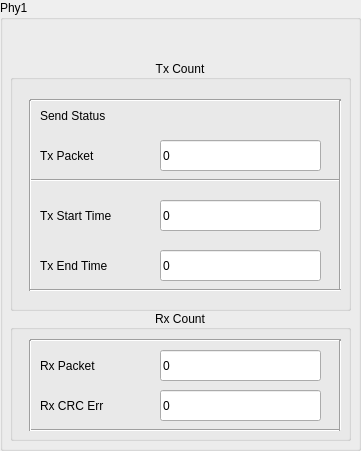
    <widget class="QGroupBox" name="groupBox">
     <property name="geometry">
      <rect>
       <x>20</x>
       <y>50</y>
       <width>361</width>
       <height>451</height>
      </rect>
     </property>
     <property name="title">
      <string>Phy1</string>
     </property>
     <widget class="QGroupBox" name="tx_group">
      <property name="geometry">
       <rect>
        <x>10</x>
        <y>60</y>
        <width>341</width>
        <height>251</height>
       </rect>
      </property>
      <property name="title">
       <string>Tx Count</string>
      </property>
      <property name="alignment">
       <set>Qt::AlignCenter</set>
      </property>
      <widget class="Line" name="line">
       <property name="geometry">
        <rect>
         <x>20</x>
         <y>30</y>
         <width>311</width>
         <height>21</height>
        </rect>
       </property>
       <property name="orientation">
        <enum>Qt::Horizontal</enum>
       </property>
      </widget>
      <widget class="Line" name="line_2">
       <property name="geometry">
        <rect>
         <x>20</x>
         <y>110</y>
         <width>311</width>
         <height>21</height>
        </rect>
       </property>
       <property name="orientation">
        <enum>Qt::Horizontal</enum>
       </property>
      </widget>
      <widget class="Line" name="line_3">
       <property name="geometry">
        <rect>
         <x>10</x>
         <y>40</y>
         <width>21</width>
         <height>191</height>
        </rect>
       </property>
       <property name="orientation">
        <enum>Qt::Vertical</enum>
       </property>
      </widget>
      <widget class="Line" name="line_4">
       <property name="geometry">
        <rect>
         <x>320</x>
         <y>40</y>
         <width>21</width>
         <height>191</height>
        </rect>
       </property>
       <property name="orientation">
        <enum>Qt::Vertical</enum>
       </property>
      </widget>
      <widget class="QLabel" name="label_3">
       <property name="geometry">
        <rect>
         <x>30</x>
         <y>40</y>
         <width>131</width>
         <height>31</height>
        </rect>
       </property>
       <property name="text">
        <string>Send Status</string>
       </property>
      </widget>
      <widget class="QLabel" name="label">
       <property name="geometry">
        <rect>
         <x>30</x>
         <y>80</y>
         <width>121</width>
         <height>31</height>
        </rect>
       </property>
       <property name="text">
        <string>Tx Packet          </string>
       </property>
      </widget>
      <widget class="QLineEdit" name="tx_pkt_cnt">
       <property name="geometry">
        <rect>
         <x>150</x>
         <y>80</y>
         <width>161</width>
         <height>31</height>
        </rect>
       </property>
       <property name="text">
        <string>0</string>
       </property>
       <property name="readOnly">
        <bool>true</bool>
       </property>
      </widget>
      <widget class="QLabel" name="label_5">
       <property name="geometry">
        <rect>
         <x>30</x>
         <y>190</y>
         <width>121</width>
         <height>31</height>
        </rect>
       </property>
       <property name="text">
        <string>Tx End Time   </string>
       </property>
      </widget>
      <widget class="Line" name="line_9">
       <property name="geometry">
        <rect>
         <x>20</x>
         <y>220</y>
         <width>311</width>
         <height>21</height>
        </rect>
       </property>
       <property name="orientation">
        <enum>Qt::Horizontal</enum>
       </property>
      </widget>
      <widget class="QLineEdit" name="tx_end_time">
       <property name="geometry">
        <rect>
         <x>150</x>
         <y>190</y>
         <width>161</width>
         <height>31</height>
        </rect>
       </property>
       <property name="text">
        <string>0</string>
       </property>
       <property name="readOnly">
        <bool>true</bool>
       </property>
      </widget>
      <widget class="QLabel" name="label_4">
       <property name="geometry">
        <rect>
         <x>30</x>
         <y>140</y>
         <width>121</width>
         <height>31</height>
        </rect>
       </property>
       <property name="text">
        <string>Tx Start Time </string>
       </property>
      </widget>
      <widget class="QLineEdit" name="tx_start_time">
       <property name="geometry">
        <rect>
         <x>150</x>
         <y>140</y>
         <width>161</width>
         <height>31</height>
        </rect>
       </property>
       <property name="text">
        <string>0</string>
       </property>
       <property name="readOnly">
        <bool>true</bool>
       </property>
      </widget>
      <zorder>tx_end_time</zorder>
      <zorder>label_4</zorder>
      <zorder>tx_start_time</zorder>
      <zorder>label</zorder>
      <zorder>tx_pkt_cnt</zorder>
      <zorder>line</zorder>
      <zorder>line_2</zorder>
      <zorder>line_3</zorder>
      <zorder>line_4</zorder>
      <zorder>label_3</zorder>
      <zorder>label_5</zorder>
      <zorder>line_9</zorder>
     </widget>
     <widget class="QGroupBox" name="rx_group">
      <property name="geometry">
       <rect>
        <x>10</x>
        <y>310</y>
        <width>341</width>
        <height>131</height>
       </rect>
      </property>
      <property name="title">
       <string>Rx Count</string>
      </property>
      <property name="alignment">
       <set>Qt::AlignCenter</set>
      </property>
      <property name="flat">
       <bool>false</bool>
      </property>
      <widget class="Line" name="line_5">
       <property name="geometry">
        <rect>
         <x>20</x>
         <y>20</y>
         <width>311</width>
         <height>21</height>
        </rect>
       </property>
       <property name="orientation">
        <enum>Qt::Horizontal</enum>
       </property>
      </widget>
      <widget class="Line" name="line_6">
       <property name="geometry">
        <rect>
         <x>20</x>
         <y>110</y>
         <width>311</width>
         <height>21</height>
        </rect>
       </property>
       <property name="orientation">
        <enum>Qt::Horizontal</enum>
       </property>
      </widget>
      <widget class="Line" name="line_7">
       <property name="geometry">
        <rect>
         <x>10</x>
         <y>30</y>
         <width>21</width>
         <height>91</height>
        </rect>
       </property>
       <property name="orientation">
        <enum>Qt::Vertical</enum>
       </property>
      </widget>
      <widget class="Line" name="line_8">
       <property name="geometry">
        <rect>
         <x>320</x>
         <y>30</y>
         <width>21</width>
         <height>91</height>
        </rect>
       </property>
       <property name="orientation">
        <enum>Qt::Vertical</enum>
       </property>
      </widget>
      <widget class="QLineEdit" name="rx_pkt_cnt">
       <property name="geometry">
        <rect>
         <x>150</x>
         <y>40</y>
         <width>161</width>
         <height>31</height>
        </rect>
       </property>
       <property name="text">
        <string>0</string>
       </property>
       <property name="readOnly">
        <bool>true</bool>
       </property>
      </widget>
      <widget class="QLabel" name="label_8">
       <property name="geometry">
        <rect>
         <x>30</x>
         <y>40</y>
         <width>121</width>
         <height>31</height>
        </rect>
       </property>
       <property name="text">
        <string>Rx Packet          </string>
       </property>
      </widget>
      <widget class="QLineEdit" name="rx_crc_cnt">
       <property name="geometry">
        <rect>
         <x>150</x>
         <y>80</y>
         <width>161</width>
         <height>31</height>
        </rect>
       </property>
       <property name="text">
        <string>0</string>
       </property>
       <property name="readOnly">
        <bool>true</bool>
       </property>
      </widget>
      <widget class="QLabel" name="label_17">
       <property name="geometry">
        <rect>
         <x>30</x>
         <y>80</y>
         <width>121</width>
         <height>31</height>
        </rect>
       </property>
       <property name="text">
        <string>Rx CRC Err          </string>
       </property>
      </widget>
     </widget>
     <widget class="QPushButton" name="Stop">
      <property name="geometry">
       <rect>
        <x>160</x>
        <y>20</y>
        <width>48</width>
        <height>42</height>
       </rect>
      </property>
      <property name="sizePolicy">
       <sizepolicy hsizetype="Preferred" vsizetype="Preferred">
        <horstretch>0</horstretch>
        <verstretch>0</verstretch>
       </sizepolicy>
      </property>
      <property name="palette">
       <palette>
        <active>
         <colorrole role="Button">
          <brush brushstyle="SolidPattern">
           <color alpha="255">
            <red>19</red>
            <green>41</green>
            <blue>61</blue>
           </color>
          </brush>
         </colorrole>
         <colorrole role="ButtonText">
          <brush brushstyle="SolidPattern">
           <color alpha="255">
            <red>0</red>
            <green>0</green>
            <blue>0</blue>
           </color>
          </brush>
         </colorrole>
         <colorrole role="Highlight">
          <brush brushstyle="SolidPattern">
           <color alpha="255">
            <red>238</red>
            <green>238</green>
            <blue>236</blue>
           </color>
          </brush>
         </colorrole>
        </active>
        <inactive>
         <colorrole role="Button">
          <brush brushstyle="SolidPattern">
           <color alpha="255">
            <red>19</red>
            <green>41</green>
            <blue>61</blue>
           </color>
          </brush>
         </colorrole>
         <colorrole role="ButtonText">
          <brush brushstyle="SolidPattern">
           <color alpha="255">
            <red>0</red>
            <green>0</green>
            <blue>0</blue>
           </color>
          </brush>
         </colorrole>
         <colorrole role="Highlight">
          <brush brushstyle="SolidPattern">
           <color alpha="255">
            <red>238</red>
            <green>238</green>
            <blue>236</blue>
           </color>
          </brush>
         </colorrole>
        </inactive>
        <disabled>
         <colorrole role="Button">
          <brush brushstyle="SolidPattern">
           <color alpha="255">
            <red>19</red>
            <green>41</green>
            <blue>61</blue>
           </color>
          </brush>
         </colorrole>
         <colorrole role="ButtonText">
          <brush brushstyle="SolidPattern">
           <color alpha="255">
            <red>190</red>
            <green>190</green>
            <blue>190</blue>
           </color>
          </brush>
         </colorrole>
         <colorrole role="Highlight">
          <brush brushstyle="SolidPattern">
           <color alpha="255">
            <red>145</red>
            <green>145</green>
            <blue>145</blue>
           </color>
          </brush>
         </colorrole>
        </disabled>
       </palette>
      </property>
      <property name="whatsThis">
       <string>&lt;html&gt;&lt;head/&gt;&lt;body&gt;&lt;p&gt;stream send&lt;/p&gt;&lt;/body&gt;&lt;/html&gt;</string>
      </property>
      <property name="icon">
       <iconset>
        <activeon>:/pic/ic_pause_circle_outline_white_36dp.png</activeon>
       </iconset>
      </property>
      <property name="iconSize">
       <size>
        <width>36</width>
        <height>36</height>
       </size>
      </property>
      <property name="checkable">
       <bool>false</bool>
      </property>
      <property name="checked">
       <bool>false</bool>
      </property>
      <property name="autoExclusive">
       <bool>false</bool>
      </property>
      <property name="autoDefault">
       <bool>false</bool>
      </property>
      <property name="default">
       <bool>false</bool>
      </property>
      <property name="flat">
       <bool>true</bool>
      </property>
     </widget>
     <widget class="QPushButton" name="Send">
      <property name="geometry">
       <rect>
        <x>60</x>
        <y>20</y>
        <width>48</width>
        <height>42</height>
       </rect>
      </property>
      <property name="sizePolicy">
       <sizepolicy hsizetype="Preferred" vsizetype="Preferred">
        <horstretch>0</horstretch>
        <verstretch>0</verstretch>
       </sizepolicy>
      </property>
      <property name="palette">
       <palette>
        <active>
         <colorrole role="Button">
          <brush brushstyle="SolidPattern">
           <color alpha="255">
            <red>19</red>
            <green>41</green>
            <blue>61</blue>
           </color>
          </brush>
         </colorrole>
         <colorrole role="ButtonText">
          <brush brushstyle="SolidPattern">
           <color alpha="255">
            <red>0</red>
            <green>0</green>
            <blue>0</blue>
           </color>
          </brush>
         </colorrole>
         <colorrole role="Highlight">
          <brush brushstyle="SolidPattern">
           <color alpha="255">
            <red>238</red>
            <green>238</green>
            <blue>236</blue>
           </color>
          </brush>
         </colorrole>
        </active>
        <inactive>
         <colorrole role="Button">
          <brush brushstyle="SolidPattern">
           <color alpha="255">
            <red>19</red>
            <green>41</green>
            <blue>61</blue>
           </color>
          </brush>
         </colorrole>
         <colorrole role="ButtonText">
          <brush brushstyle="SolidPattern">
           <color alpha="255">
            <red>0</red>
            <green>0</green>
            <blue>0</blue>
           </color>
          </brush>
         </colorrole>
         <colorrole role="Highlight">
          <brush brushstyle="SolidPattern">
           <color alpha="255">
            <red>238</red>
            <green>238</green>
            <blue>236</blue>
           </color>
          </brush>
         </colorrole>
        </inactive>
        <disabled>
         <colorrole role="Button">
          <brush brushstyle="SolidPattern">
           <color alpha="255">
            <red>19</red>
            <green>41</green>
            <blue>61</blue>
           </color>
          </brush>
         </colorrole>
         <colorrole role="ButtonText">
          <brush brushstyle="SolidPattern">
           <color alpha="255">
            <red>190</red>
            <green>190</green>
            <blue>190</blue>
           </color>
          </brush>
         </colorrole>
         <colorrole role="Highlight">
          <brush brushstyle="SolidPattern">
           <color alpha="255">
            <red>145</red>
            <green>145</green>
            <blue>145</blue>
           </color>
          </brush>
         </colorrole>
        </disabled>
       </palette>
      </property>
      <property name="whatsThis">
       <string>&lt;html&gt;&lt;head/&gt;&lt;body&gt;&lt;p&gt;stream send&lt;/p&gt;&lt;/body&gt;&lt;/html&gt;</string>
      </property>
      <property name="icon">
       <iconset>
        <activeon>:/pic/ic_play_circle_outline_white_36dp.png</activeon>
       </iconset>
      </property>
      <property name="iconSize">
       <size>
        <width>36</width>
        <height>36</height>
       </size>
      </property>
      <property name="checkable">
       <bool>false</bool>
      </property>
      <property name="checked">
       <bool>false</bool>
      </property>
      <property name="autoExclusive">
       <bool>false</bool>
      </property>
      <property name="autoDefault">
       <bool>false</bool>
      </property>
      <property name="default">
       <bool>false</bool>
      </property>
      <property name="flat">
       <bool>true</bool>
      </property>
     </widget>
     <widget class="QPushButton" name="Clear">
      <property name="geometry">
       <rect>
        <x>260</x>
        <y>20</y>
        <width>48</width>
        <height>42</height>
       </rect>
      </property>
      <property name="sizePolicy">
       <sizepolicy hsizetype="Preferred" vsizetype="Preferred">
        <horstretch>0</horstretch>
        <verstretch>0</verstretch>
       </sizepolicy>
      </property>
      <property name="palette">
       <palette>
        <active>
         <colorrole role="Button">
          <brush brushstyle="SolidPattern">
           <color alpha="255">
            <red>19</red>
            <green>41</green>
            <blue>61</blue>
           </color>
          </brush>
         </colorrole>
        </active>
        <inactive>
         <colorrole role="Button">
          <brush brushstyle="SolidPattern">
           <color alpha="255">
            <red>19</red>
            <green>41</green>
            <blue>61</blue>
           </color>
          </brush>
         </colorrole>
        </inactive>
        <disabled>
         <colorrole role="Button">
          <brush brushstyle="SolidPattern">
           <color alpha="255">
            <red>19</red>
            <green>41</green>
            <blue>61</blue>
           </color>
          </brush>
         </colorrole>
        </disabled>
       </palette>
      </property>
      <property name="whatsThis">
       <string>&lt;html&gt;&lt;head/&gt;&lt;body&gt;&lt;p&gt;stream stop&lt;/p&gt;&lt;/body&gt;&lt;/html&gt;</string>
      </property>
      <property name="text">
       <string/>
      </property>
      <property name="icon">
       <iconset>
        <activeon>:/pic/ic_delete_white_36dp.png</activeon>
       </iconset>
      </property>
      <property name="iconSize">
       <size>
        <width>36</width>
        <height>36</height>
       </size>
      </property>
      <property name="checkable">
       <bool>false</bool>
      </property>
      <property name="autoExclusive">
       <bool>false</bool>
      </property>
      <property name="autoDefault">
       <bool>false</bool>
      </property>
      <property name="flat">
       <bool>true</bool>
      </property>
     </widget>
    </widget>
